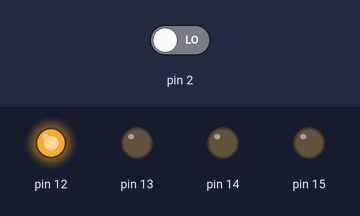
The sketch below on a simulated Arduino Uno, built with avr-gcc and run on an emulated ATmega328P. Shown: output pins drawn as LEDs (lit = HIGH). Dashed ring = blinking. The test bench sets the inputs (shaded band); at power-on: pin 2 LOW.

Above: at 5.3 s.
5.4 s: pin 2 driven HIGH
At 6.64 s:
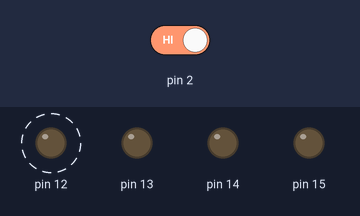
8.9 s: pin 2 driven LOW
At 9.6 s:
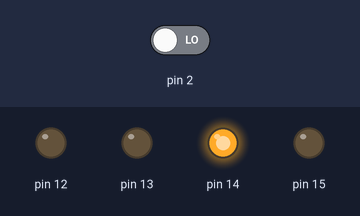
At 10.7 s:
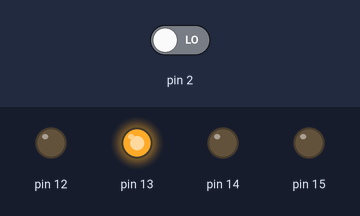
Timing chart, 0 to 18.6 s (numbered marks = the images above; inputs shaded):
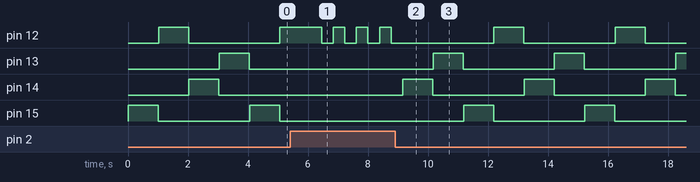

Measured:
- after the input at 5.4 s, pin 13: stays LOW (without the input it goes to HIGH after 1.7 s); pin 14: stays LOW (without the input it goes to HIGH after 0.67 s); pin 15: stays LOW (without the input it goes to HIGH after 2.7 s)
- after the input at 8.9 s, pin 12: alternates HIGH for 1.0 s and LOW for 3.0 s, starting after 3.3 s; pin 13: alternates HIGH for 1.0 s and LOW for 3.0 s, starting after 1.3 s; pin 14: alternates HIGH for 1.0 s and LOW for 3.0 s, starting after 0.27 s; pin 15: alternates HIGH for 1.0 s and LOW for 3.0 s, starting after 2.3 s
- by itself, pin 15: alternates HIGH for 1.0 s and LOW for 3.0 s

The sketch:

lab4.ino
```cpp
bool leftBut = false;
bool rightBut = false;
bool lastBT = false;
bool currentBT = false;
bool ledOn = LOW;

int LED[4] = {13, 15, 12 ,14};

int LEDIndex = 0;
int LEDPin = LED[LEDIndex];
int LEDBright = 0;

void setup() {
  Serial.begin(115200);
  pinMode(1, INPUT);
  pinMode(2, INPUT);
  pinMode(13, OUTPUT);
  pinMode(15, OUTPUT);
  pinMode(12, OUTPUT);
  pinMode(14, OUTPUT);
}

void loop() {
  leftBut = !((bool)debvence(lastBT, 1));
  rightBut = !((bool)debvence(lastBT, 2));

  if(leftBut && rightBut){
    if(LEDIndex == 3){
      LEDIndex = 0;
    } else{
      LEDIndex++;
    }
    LEDPin = LED[LEDIndex];
    digitalWrite(LEDPin, HIGH);
    delay(1000);
    digitalWrite(LEDPin, LOW);
    return;
  }

  if(rightBut && !leftBut){
    for(LEDBright = 0; LEDBright < 255; LEDBright++){
      analogWrite(LEDPin, LEDBright);
      delay(3);
    }
  }

  if(!rightBut && leftBut){
    for(LEDBright = 255; LEDBright > 0; LEDBright--){
      analogWrite(LEDPin, LEDBright);
      delay(3);
    }
  }
}

bool debvence (bool last, int PIN) {
  bool current = digitalRead(PIN);
  if (current == false)
  {
    delay(5);
    current = digitalRead(PIN);
  }
  return current;
}
```
